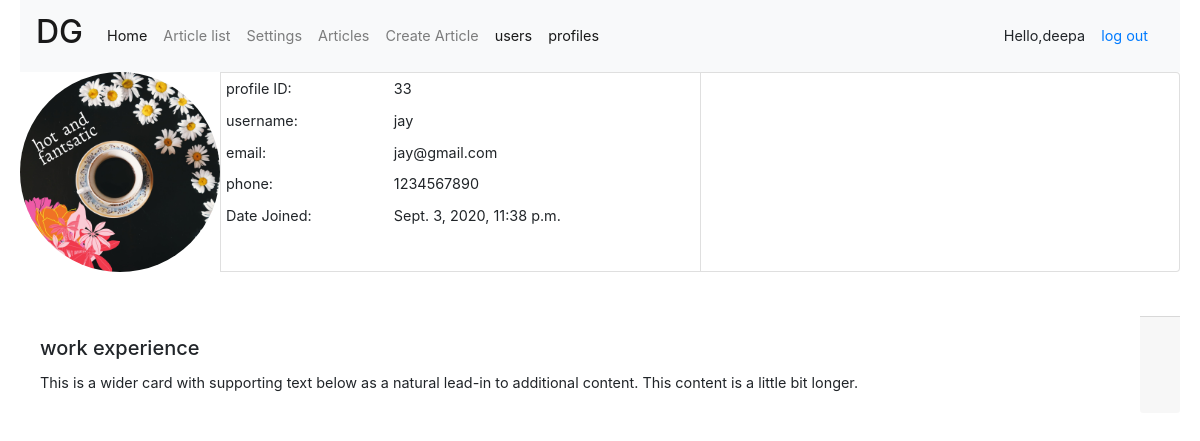
The page /profile-detail/33/ (signed in) on the database its author committed.
### dashboard/models.py (models this page shows, shortened)
class Profile(models.Model):
    user= models.OneToOneField(User,null=True,blank=True,on_delete=models.CASCADE)
    username = models.CharField(max_length=200,null=True)
    phone = models.CharField(max_length=200,null=True)
    email = models.CharField(max_length=200,null=True)
    profile_pic=models.ImageField(default="coffee.jpg",null=True,blank=True)
    date_created = models.DateTimeField(auto_now_add=True,null=True)

### dashboard/decorators.py (the view)
		def wrapper_func(request, *args, **kwargs):
			group = None
			if request.user.groups.exists():
				group = request.user.groups.all()[0].name
			if group in allowed_roles:
				return view_func(request, *args, **kwargs)
			else:
				return redirect('profile')

### dashboard/views.py (called while the page is built)
@allowed_users(allowed_roles=['admin'])
def profile_details(request,id):
    obj = get_object_or_404(Profile, id=id)
    obj = Profile.objects.get(id=id)
    try:
        if request.method == "POST":
            obj = Profile.objects.get(id=id)
    except Profile.DoesNotExist:
        raise Http404
    context ={
            'object':obj
    }
    return render(request,"dashboard/profile_detail.html",context)

### dashboard/templates/dashboard/profile_detail.html (shortened to what this page needs)
{% extends 'navbar2.html'  %}
{% block content %}
<div class="card-group" id = "content">
        <div class="card,content" >
          <img class="profile-pic" src="{{request.user.profile.profile_pic.url}}" >
        </div>
        <div class="card" >
          <table cellpadding ='5' cellpadding = '5'>
          <tr>
            <td>profile ID:
              <td>{{ object.id}}</td></tr>
              <tr>
          <td>username:</td>
            <td>{{ object.username}}</td></tr>
          <tr><td>email:<td>
          {{ object.email }}</td></tr>
          <tr><td> phone:<td>
          {{ object.phone }}</td></tr>
          <tr><td>  Date Joined:</td> <td>  {{ object.date_created }}</td></tr>
           </table>
         </div>
        <div class="card" style="align:center;">
       </div>
      </div>
<br><br>
<div class="card-group">
    <div class="card-body">
      <h5 class="card-title">work experience</h5>
      <p class="card-text">This is a wider card with supporting text below as a natural lead-in to additional content. This content is a little bit longer.</p>
    </div>
    <div class="card-footer">
    </div>
  </div>
{% endblock %}

### templates/navbar2.html (shortened to what this page needs)
{% load static %}
<!DOCTYPE html>
<html lang="en">
<head>
  <link rel="stylesheet" href="https://maxcdn.bootstrapcdn.com/bootstrap/4.5.2/css/bootstrap.min.css">
  <link rel="stylesheet" type="text/css" href="{%  static '/css/sidebar.css' %}">
  <link rel="stylesheet" type="text/css" href="{%  static '/css/styles.css' %}">
</head>
<body style="margin-right: 20px;margin-left: 20px;overflow: hidden;">
<nav class="navbar navbar-expand-lg navbar-light bg-light">
    <a class="navbar-brand" href="#"><strong><h2>DG</h2></strong></a>
    <div class="collapse navbar-collapse" id="navbarNav">
      <ul class="navbar-nav">
        <li class="nav-item active">
          <a class="nav-link" href="{% url 'article-home'%}">Home <span class="sr-only">(current)</span></a>
        </li>
        <li class="nav-item">
          <a class="nav-link" href="{% url 'article-list'%}">Article list</a>
        </li>
   {% if request.user.is_active %}
          <li class="nav-item">
              <a class="nav-link" href="{% url 'profile-settings'%}">Settings</a>
            </li>
            <li class="nav-item">
              <a class="nav-link" href="{% url 'article-titles' %}">Articles</a>
            </li>
            <li class="nav-item">
              <a class="nav-link" href="{% url 'article-create' %}">Create Article</a>
            </li>
            <li class="nav-item active">
              <a class="nav-link" href="{% url 'user_list' %}">users </a>
            </li>
            <li class="nav-item active">
              <a class="nav-link" href="{% url 'profile-list'%}">profiles </a>
            </li>
        </ul>
      </div>
        <span class ="hello-msg" > Hello,{{ request.user }}</span>
        <a class="nav-link" href="{% url 'logout'%}">log out</a>
  {%else%}
        <li class="nav-item active">
          <a class="nav-link" href="{% url 'about' %}">About </a>
        </li>
  {% endif %}
  </nav>
    {% block content %}
  {% endblock %}
</body>
</html>

### static/css/sidebar.css (style rules this page uses)
body { font-size: 0.9rem; }
.profile-pic { max-width: 200px; max-height:200px; margin: 0 auto; border-radius: 50%; }

### static/css/styles.css (style rules this page uses)
* { box-sizing: border-box }

### rows shown on the page
Profile: id "33", username "jay", email "jay@gmail.com", phone "1234567890", date_created "Sept. 3, 2020, 11:38 p.m."

### other values the page prints
{{ request.user }} "deepa"
